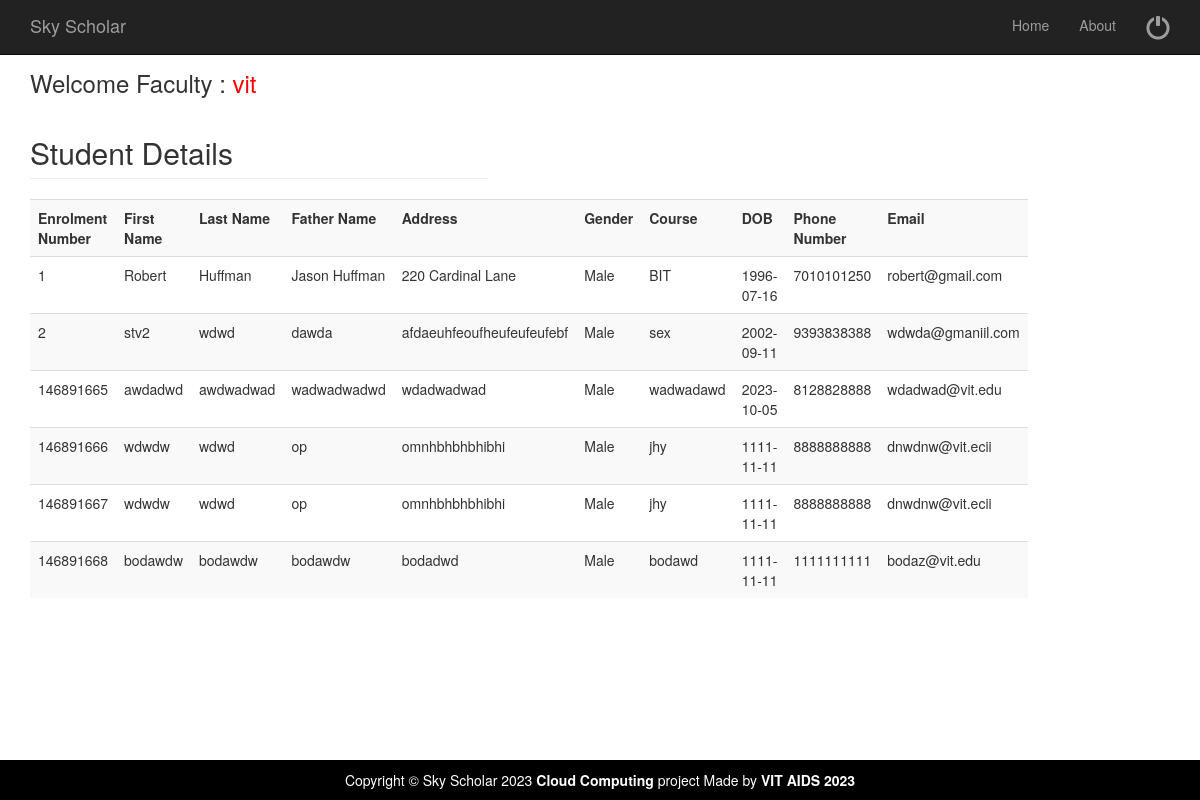
The page /viewstudentdetails.php (signed in) on the database as committed earlier.
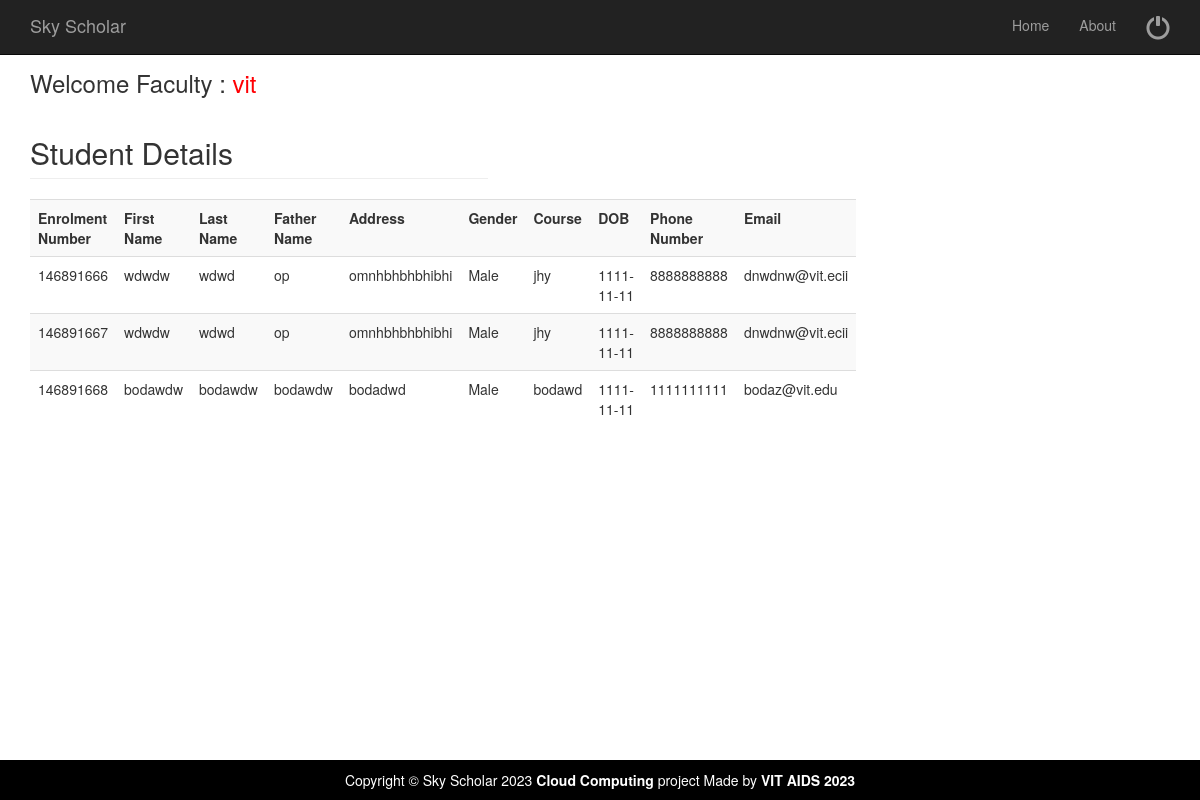
The same page on the database as committed later.
### tables this page shows
CREATE TABLE IF NOT EXISTS `studenttable` (
  `Eno` bigint NOT NULL AUTO_INCREMENT,
  `FName` varchar(30) NOT NULL,
  `LName` varchar(30) NOT NULL,
  `FaName` varchar(30) NOT NULL,
  `Addrs` text NOT NULL,
  `Gender` varchar(6) NOT NULL,
  `Course` varchar(20) NOT NULL,
  `DOB` date NOT NULL,
  `PhNo` bigint NOT NULL,
  `Pass` varchar(20) NOT NULL,
  `Eid` varchar(50) NOT NULL,
  PRIMARY KEY (`Eno`)
);

### viewstudentdetails.php (the view, shortened to what this page needs)
<?php
$fname = $_SESSION[ "fname" ];
?>
<?php include('fhead.php');  ?>
<div class="container">
	<div class="row">
		<div class="col-md-5">
			<h3> Welcome Faculty : <a href="welcomefaculty.php"><span style="color:#FF0004"> <?php echo $fname; ?></span></a></h3>
			<?php
			include( "database.php" );
			$sql = "select * from  studenttable";
			$result = mysqli_query( $connect, $sql );
			echo "<h2 class='page-header'>Student Details</h2>";
			echo "<table class='table table-striped' style='width:100%'>
<tr>
<th>Enrolment Number</th>
<th>First Name</th>
<th>Last Name</th>
<th>Father Name</th>
<th>Address</th>
<th>Gender</th>
<th>Course</th>
<th>DOB</th>
<th>Phone Number</th>
<th>Email</th>
</tr>";
			while ( $row = mysqli_fetch_array( $result ) ) {
				?>
			<tr>
				<td>
					<?PHP echo $row['Eno'];?>
				</td>
				<td>
					<?PHP echo $row['FName'];?>
				</td>
				<td>
					<?PHP echo $row['LName'];?>
				</td>
				<td>
					<?PHP echo $row['FaName'];?>
				</td>
				<td>
					<?PHP echo $row['Addrs'];?>
				</td>
				<td>
					<?PHP echo $row['Gender'];?>
				</td>
				<td>
					<?PHP echo $row['Course'];?>
				</td>
				<td>
					<?PHP echo $row['DOB'];?>
				</td>
				<td>
					<?PHP echo $row['PhNo'];?>
				</td>
				<td>
					<?PHP echo $row['Eid'];?>
				</td>
			</tr>
			<?php } ?>
			</table>
		</div>
	</div>
	<?php include('allfoot.php'); ?>

### fhead.php (shortened to what this page needs)
<!doctype html>
<html lang="en">
<head>
    <link href="css/bootstrap.min.css" rel="stylesheet">
    <link href="css/modern-business.css" rel="stylesheet">
    <link href="font-awesome/css/font-awesome.min.css" rel="stylesheet" type="text/css">
</head>
<body>
<header>
    <nav class="navbar navbar-inverse navbar-fixed-top" role="navigation">
        <div class="container">
            <div class="navbar-header">
                <a class="navbar-brand" href="index">Sky Scholar</a>
            </div>
            <div class="collapse navbar-collapse" id="bs-example-navbar-collapse-1">
                <ul class="nav navbar-nav navbar-right">
                    <li>
                        <a href="welcomefaculty">Home</a>
                    </li>
                       <li>
                        <a href="about">About</a>
                    </li>
					 <li>
                        <a href="logoutfaculty" style="font-size: x-large;"><span class="glyphicon glyphicon-off title=" title="logout"></span> </a>
                    </li>
                </ul>
            </div>
        </div>
    </nav>
</header>

### allfoot.php (shortened to what this page needs)
        <footer>
            <div class="row">
                <div class="col-lg-12">
                    <p class="footer text-center">Copyright &copy; Sky Scholar 2023  <strong>Cloud Computing</strong> project Made by <strong>VIT AIDS 2023</strong></p>
                </div>
            </div>
        </footer>
    </div>
</body>
</html>

### css/modern-business.css (style rules this page uses)
html, body { height: 100%; }
body { padding-top: 50px; }
footer { margin: 50px 0; }

### allfoot.php (style rules this page uses)
.footer { background: #000; padding: 10px 0px; color: #fff;position: fixed;left: 0; right: 0;bottom: -10px; }

Rows that differ between the two databases and show on the page:
removed studenttable: Eno "1", FName "Robert", LName "Huffman", FaName "Jason Huffman", Addrs "220 Cardinal Lane", Gender "Male", Course "BIT", DOB "1996-07-16", PhNo "7010101250", Eid "robert@gmail.com"
removed studenttable: Eno "2", FName "stv2", LName "wdwd", FaName "dawda", Addrs "afdaeuhfeoufheufeufeufebf", Gender "Male", Course "sex", DOB "2002-09-11", PhNo "9393838388", Eid "wdwda@gmaniil.com"
removed studenttable: Eno "146891665", FName "awdadwd", LName "awdwadwad", FaName "wadwadwadwd", Addrs "wdadwadwad", Gender "Male", Course "wadwadawd", DOB "2023-10-05", PhNo "8128828888", Eid "wdadwad@vit.edu"
